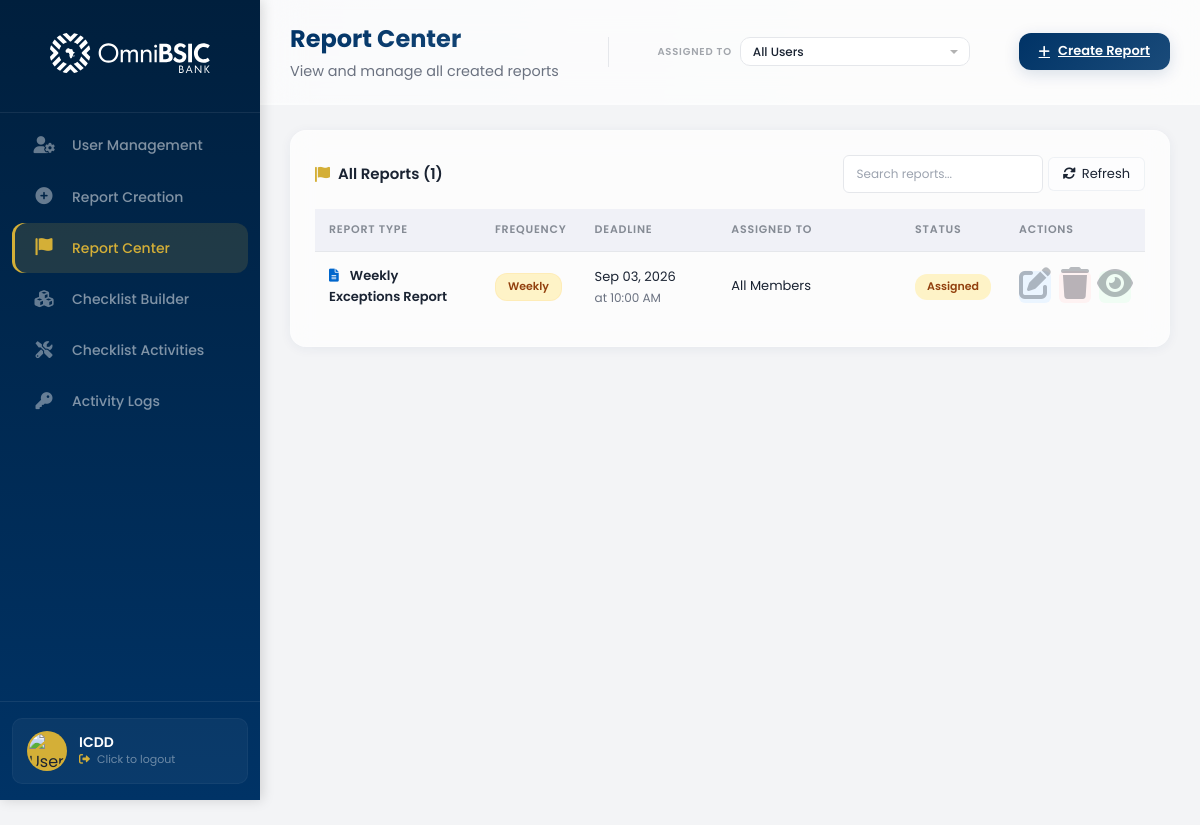
Page /adminboard/report-center/ (signed in) on the earlier database version.
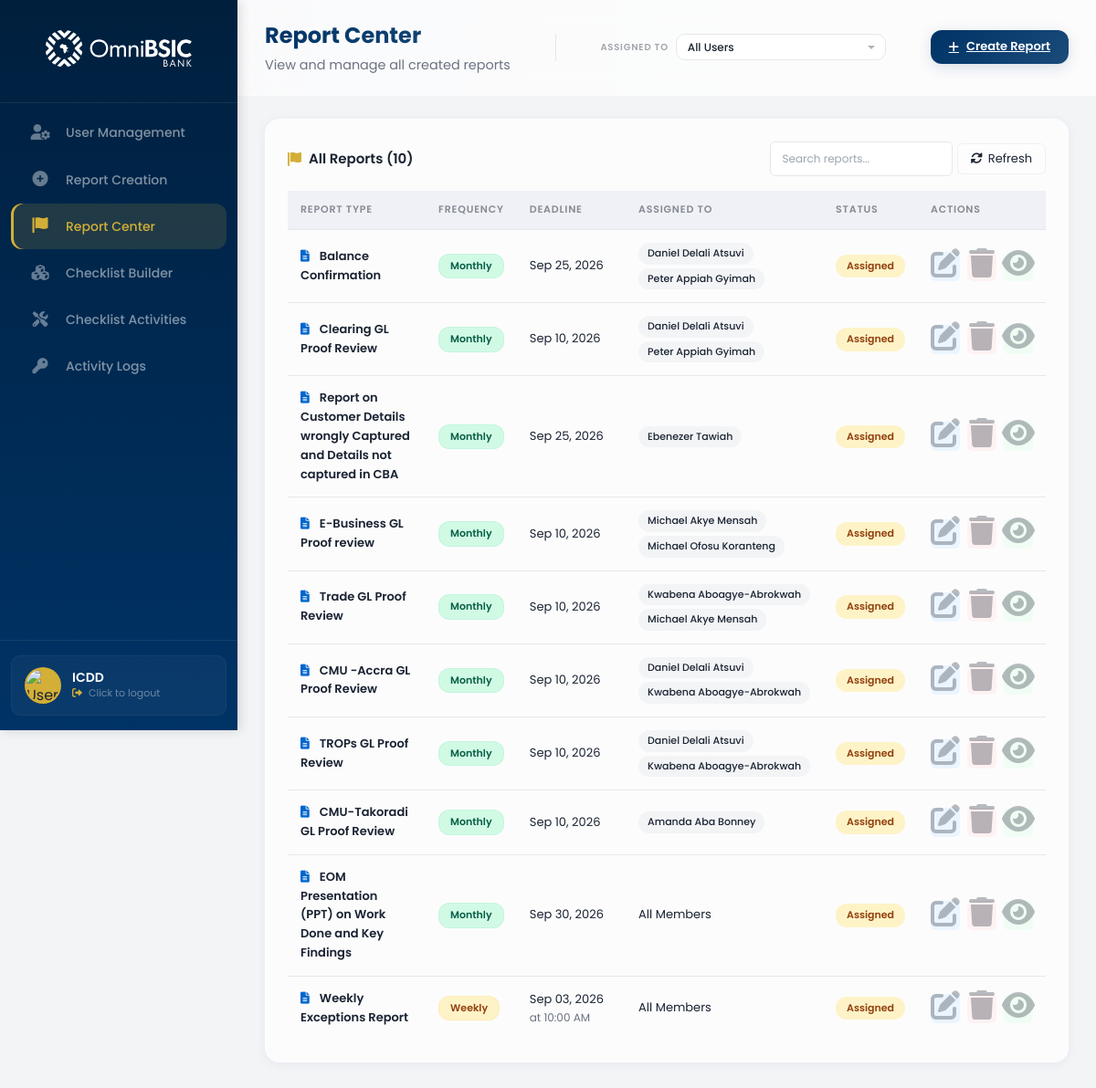
Same page on the later database version.
### control_dashboard/models.py (models this page shows, shortened)
class Report(models.Model):
    FREQUENCY_CHOICES = [
        ('one-off', 'One Off'),
        ('daily', 'Daily'),
        ('weekly', 'Weekly'),
        ('monthly', 'Monthly'),
        ('quarterly', 'Quarterly'),
        ('yearly', 'Yearly'),
    ]
    STATUS_CHOICES = [
        ('assigned', 'Assigned'),
        ('in_progress', 'In Progress'),
        ('completed', 'Completed'),
    ]
    report_type = models.CharField(max_length=200)
    frequency = models.CharField(max_length=50, choices=FREQUENCY_CHOICES, default='one-off')
    description = models.TextField(blank=True)
    deadline_date = models.DateField(null=True, blank=True)
    deadline_time = models.TimeField(null=True, blank=True)
    assigned_to = models.ManyToManyField('UserProfile', blank=True, related_name='assigned_reports')
    is_assigned_to_all = models.BooleanField(default=False)
    status = models.CharField(max_length=50, choices=STATUS_CHOICES, default='assigned')
    created_by = models.ForeignKey('UserProfile', on_delete=models.CASCADE, related_name='created_reports')
    created_at = models.DateTimeField(auto_now_add=True)
    updated_at = models.DateTimeField(auto_now=True)
    def get_frequency_display(self):
        return dict(self.FREQUENCY_CHOICES).get(self.frequency, self.frequency)
    def get_status_display(self):
        return dict(self.STATUS_CHOICES).get(self.status, self.status)
    class Meta:
        db_table = 'reports'
        ordering = ['-created_at']

class UserProfile(models.Model):
    ROLE_CHOICES = [
        ('admin', 'Admin'),
        ('supervisor', 'Supervisor'),
        ('member', 'Member'),
    ]
    POSITION_CHOICES = [
        ('hc', 'Headoffice Control'),
        ('cc', 'Cluster Control'),
    ]
    STATUS_CHOICES = [
        ('active', 'Active'),
        ('inactive', 'Inactive'),
    ]
    user = models.OneToOneField(
        User,
        on_delete=models.CASCADE,
        related_name='profile',
        null=True,
        blank=True
    )
    email = models.EmailField(unique=True)
    full_name = models.CharField(max_length=200)
    username = models.CharField(max_length=150, unique=True, blank=True, null=True)
    position = models.CharField(max_length=50, choices=POSITION_CHOICES, default='member')
    role = models.CharField(max_length=50, choices=ROLE_CHOICES, default='member')
    status = models.CharField(max_length=50, choices=STATUS_CHOICES, default='active')
    departments = models.ManyToManyField(
        'Department',
        blank=True,
        related_name='user_profiles'
    )
    branches = models.ManyToManyField(
        'Branch',
        blank=True,
        related_name='user_profiles'
    )
    created_at = models.DateTimeField(auto_now_add=True)
    updated_at = models.DateTimeField(auto_now=True)
    class Meta:
        db_table = 'user_profiles'
        ordering = ['full_name']

### control_dashboard/views.py (the view)
# urls.py: path('report-center/', views.report_center, name='report_center'),
@login_required
def report_center(request):
    try:
        user_profile = UserProfile.objects.get(email=request.user.email)
        if user_profile.role != 'admin':
            messages.error(request, 'You do not have permission to access this page.')
            return redirect_dashboard(request.user)
    except UserProfile.DoesNotExist:
        return redirect_dashboard(request.user)
    reports = Report.objects.all().order_by('-created_at')
    user_filter = request.GET.get('user', '')
    if user_filter and user_filter != 'all':
        reports = reports.filter(assigned_to__id=user_filter)
    users = UserProfile.objects.filter(role='member', status='active').order_by('full_name')
    context = {
        'user_profile': user_profile,
        'reports': reports,
        'users': users,
        'user_filter': user_filter,
    }
    return render(request, 'control_dashboard/reportcenter.html', context)

### control_dashboard/templates/control_dashboard/reportcenter.html (shortened to what the changed rows need)
{% extends 'control_dashboard/base.html' %}
{% load static %}
{% block extra_css %}
<link rel="stylesheet" href="{% static 'stylesheets/reportcenter.css' %}" type="text/css">
{% endblock %}
{% block content %}
<div class="report-list-container">
    <div class="table-container">
        <div class="table-header">
            <h4><i class="fas fa-flag"></i> All Reports ({{ reports|length }})</h4>
            <div class="table-actions">
                <input type="text" id="searchReport" class="table-input" placeholder="Search reports..." style="width: 200px;" onkeyup="filterReports()">
                <button class="btn-refresh" onclick="location.reload()">
                </button>
            </div>
        </div>
        {% if reports %}
        <table class="users-table report-table">
            <thead>
                <tr>
                    <th style="width: 22%;">Report Type</th>
                    <th style="width: 12%;">Frequency</th>
                    <th style="width: 18%;">Deadline</th>
                    <th style="width: 25%;">Assigned To</th>
                    <th style="width: 12%;">Status</th>
                    <th style="width: 11%;" class="text-center">Actions</th>
                </tr>
            </thead>
            <tbody>
                {% for report in reports %}
                <tr id="row_{{ report.id }}" class="report-row" data-id="{{ report.id }}">
                    <td class="font-bold">
                        <i class="fas fa-file-alt" style="color: #0066cc; margin-right: 8px;"></i>
                        {{ report.report_type }}
                    </td>
                    <td>
                        <span class="frequency-tag {{ report.frequency }}">
                            {{ report.get_frequency_display }}
                        </span>
                    </td>
                    <td>
                        {% if report.deadline_date %}
                            {{ report.deadline_date|date:"M d, Y" }}
                            {% if report.deadline_time %}
                                <span style="display: block; font-size: 12px; color: #6b7280;">
                                    at {{ report.deadline_time|time:"h:i A" }}
                                </span>
                            {% endif %}
                        {% else %}
                            <span style="color: #9ca3af;">-</span>
                        {% endif %}
                    </td>
                    <td>
                        {% if report.is_assigned_to_all %}
                            <span class="assignment-tag all">All Members</span>
                        {% else %}
                            <div class="assigned-users-list">
                                {% for assigned_user in report.assigned_to.all %}
                                <span class="user-tag">{{ assigned_user.full_name|default:assigned_user.email }}</span>
                                {% empty %}
                                <span style="color: #9ca3af; font-size: 12px;">No users assigned</span>
                                {% endfor %}
                            </div>
                        {% endif %}
                    </td>
                    <td>
                        <span class="status-tag {{ report.status }}">
                            {{ report.get_status_display }}
                        </span>
                    </td>
                    <td class="text-center">
                        <div class="action-buttons">
                            <button class="btn-action edit" onclick="editReport('{{ report.id }}')" title="Edit Report">
                                <i class="fas fa-edit"></i>
                            </button>
                            <button class="btn-action delete" onclick="deleteReport('{{ report.id }}')" title="Delete Report">
                                <i class="fas fa-trash"></i>
                            </button>
                            <button class="btn-action view" onclick="viewReport('{{ report.id }}')" title="View Details">
                                <i class="fas fa-eye"></i>
                            </button>
                        </div>
                    </td>
                </tr>
                {% endfor %}
            </tbody>
        </table>
        {% else %}
        <div class="empty-state">
            <i class="fas fa-file-alt"></i>
            <h3>No Reports Created</h3>
            <p>Create your first report using the <a href="{% url 'control_dashboard:report_creation' %}">Report Creation</a> page</p>
        </div>
        {% endif %}
    </div>
</div>
{% endblock %}

Differences in the rows shown:
added Report: report_type "Balance Confirmation", frequency "Monthly", deadline_date "Sep 25, 2026", status "Assigned"
now on this page (row unchanged): UserProfile: full_name "Daniel Delali Atsuvi"
now on this page (row unchanged): UserProfile: full_name "Peter Appiah Gyimah"
added Report: report_type "Clearing GL Proof Review", frequency "Monthly", deadline_date "Sep 10, 2026", status "Assigned"
added Report: report_type "Report on Customer Details wrongly Captured and Details not captured in CBA", frequency "Monthly", deadline_date "Sep 25, 2026", status "Assigned"
added UserProfile: full_name "Ebenezer Tawiah", shown under "Report on Customer Details wrongly Captured and Details not captured in CBA"
added Report: report_type "E-Business GL Proof review", frequency "Monthly", deadline_date "Sep 10, 2026", status "Assigned"
now on this page (row unchanged): UserProfile: full_name "Michael Akye Mensah"
now on this page (row unchanged): UserProfile: full_name "Michael Ofosu Koranteng", shown under "E-Business GL Proof review"
added Report: report_type "Trade GL Proof Review", frequency "Monthly", deadline_date "Sep 10, 2026", status "Assigned"
now on this page (row unchanged): UserProfile: full_name "Kwabena Aboagye-Abrokwah"
added Report: report_type "CMU -Accra GL Proof Review", frequency "Monthly", deadline_date "Sep 10, 2026", status "Assigned"
added Report: report_type "TROPs GL Proof Review", frequency "Monthly", deadline_date "Sep 10, 2026", status "Assigned"
added Report: report_type "CMU-Takoradi GL Proof Review", frequency "Monthly", deadline_date "Sep 10, 2026", status "Assigned"
added UserProfile: full_name "Amanda Aba Bonney", shown under "CMU-Takoradi GL Proof Review"
added Report: report_type "EOM Presentation (PPT) on Work Done and Key Findings", frequency "Monthly", deadline_date "Sep 30, 2026", is_assigned_to_all "All Members", status "Assigned"
Other differences:
{{ reports|length }}: "1" → "10"
